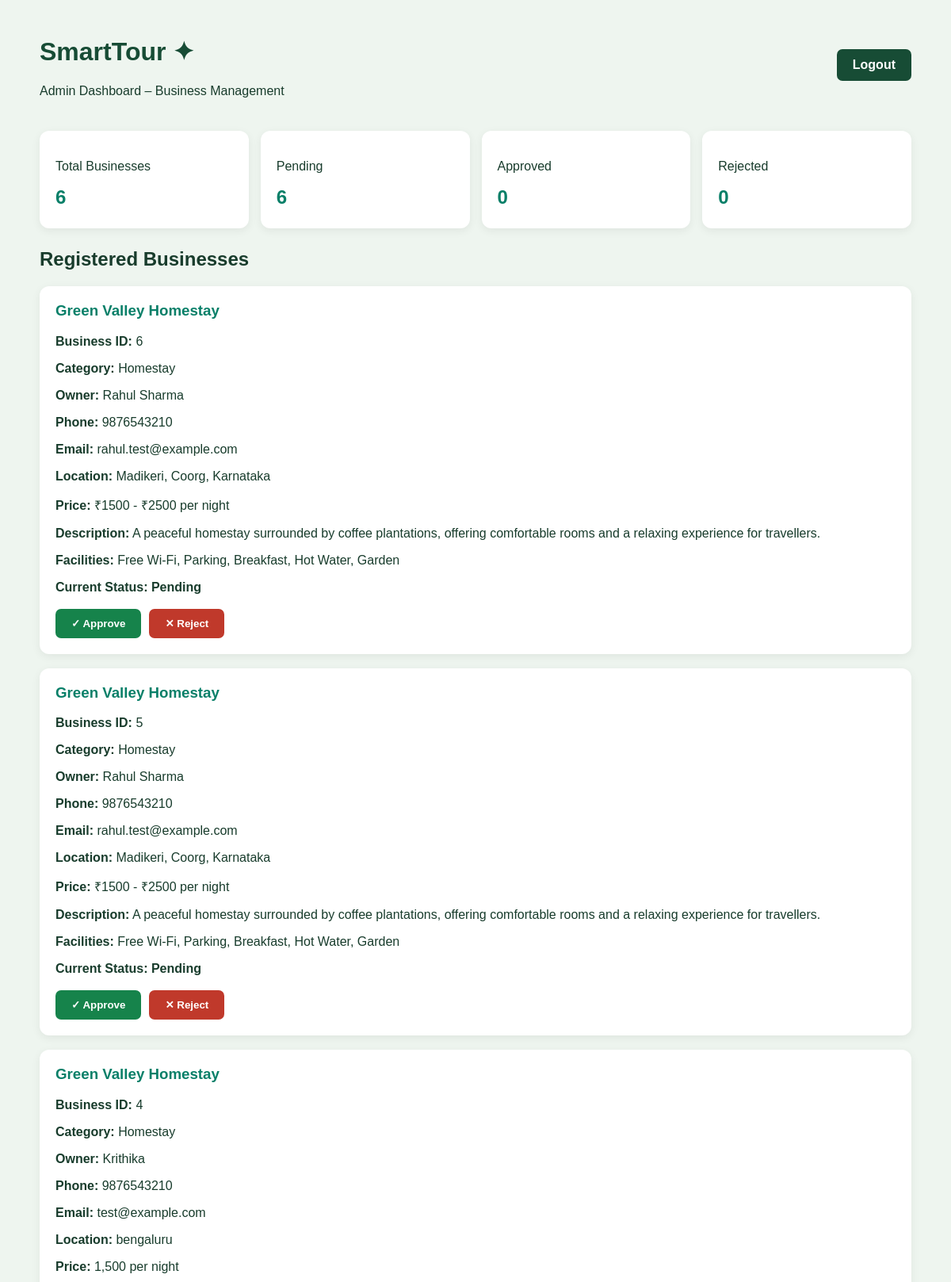
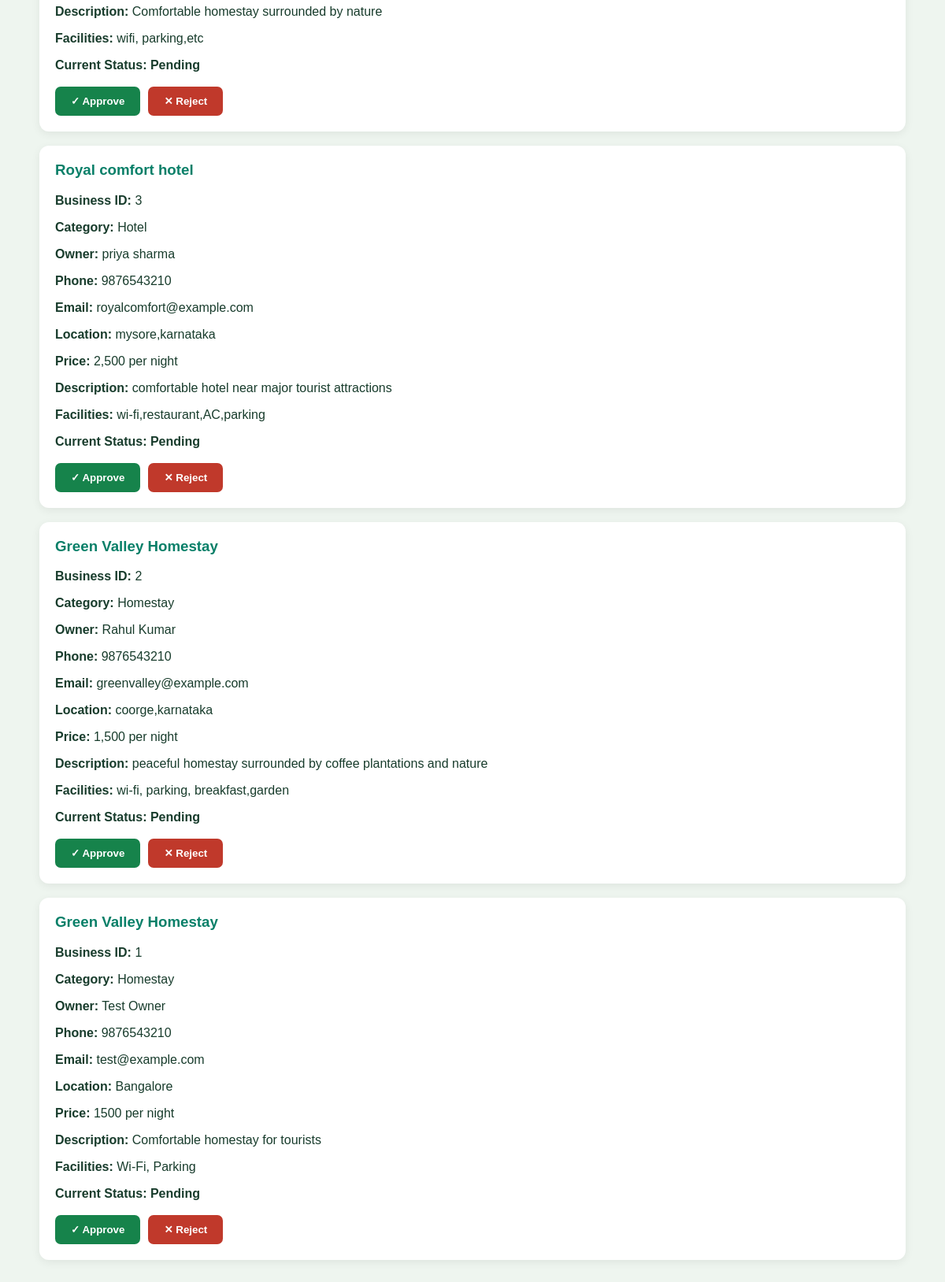
The app's page /business/admin/dashboard (signed in) with its own data (2 pictures, top to bottom).
### tables this page shows
CREATE TABLE registered_businesses (

            id INTEGER PRIMARY KEY AUTOINCREMENT,

            business_name TEXT NOT NULL,

            category TEXT NOT NULL,

            owner_name TEXT NOT NULL,

            phone TEXT NOT NULL,

            email TEXT NOT NULL,

            location TEXT NOT NULL,

            price TEXT,

            description TEXT,

            facilities TEXT,

            status TEXT DEFAULT 'pending',

            created_at TIMESTAMP DEFAULT CURRENT_TIMESTAMP

        );

### app.py (the view)
@app.route("/business/admin/dashboard")
def business_admin_dashboard():
    if not session.get("business_admin"):
        return redirect(url_for("business_admin_login"))
    connection = get_connection()
    try:
        businesses = connection.execute("""
            SELECT * FROM registered_businesses
            ORDER BY created_at DESC
        """).fetchall()
    finally:
        connection.close()
    return render_template(
        "business_admin.html",
        businesses=businesses
    )

### app.py (called while the page is built)
def get_connection():
    connection = sqlite3.connect(DB_PATH)
    connection.row_factory = sqlite3.Row
    return connection

### templates/business_admin.html (shortened to what this page needs)
<!DOCTYPE html>
<html lang="en">
<head>
</head>
<body>
<div class="container">
    <header>
        <div>
            <h1>SmartTour ✦</h1>
            <p>Admin Dashboard – Business Management</p>
        </div>
        <a href="/business/admin/logout" class="logout">
            Logout
        </a>
    </header>
    <div class="stats">
        <div class="stat">
            <p>Total Businesses</p>
            <h2>{{ businesses|length }}</h2>
        </div>
        <div class="stat">
            <p>Pending</p>
            <h2>{{ businesses|selectattr('status', 'equalto', 'pending')|list|length }}</h2>
        </div>
        <div class="stat">
            <p>Approved</p>
            <h2>{{ businesses|selectattr('status', 'equalto', 'approved')|list|length }}</h2>
        </div>
        <div class="stat">
            <p>Rejected</p>
            <h2>{{ businesses|selectattr('status', 'equalto', 'rejected')|list|length }}</h2>
        </div>
    </div>
    <h2>Registered Businesses</h2>
    {% if businesses %}
        {% for business in businesses %}
        <div class="business-card">
            <h3>{{ business.business_name }}</h3>
            <p><strong>Business ID:</strong> {{ business.id }}</p>
            <p><strong>Category:</strong> {{ business.category }}</p>
            <p><strong>Owner:</strong> {{ business.owner_name }}</p>
            <p><strong>Phone:</strong> {{ business.phone }}</p>
            <p><strong>Email:</strong> {{ business.email }}</p>
            <p><strong>Location:</strong> {{ business.location }}</p>
            <p><strong>Price:</strong> {{ business.price or 'Not provided' }}</p>
            <p><strong>Description:</strong> {{ business.description or 'Not provided' }}</p>
            <p><strong>Facilities:</strong> {{ business.facilities or 'Not provided' }}</p>
            <p class="status">
                Current Status: {{ business.status }}
            </p>
            <div class="actions">
                <button class="approve"
                    onclick="updateBusiness({{ business.id }}, 'approved', this)">
                    ✓ Approve
                </button>
                <button class="reject"
                    onclick="updateBusiness({{ business.id }}, 'rejected', this)">
                    ✕ Reject
                </button>
            </div>
        </div>
        {% endfor %}
    {% else %}
        <div class="empty">
            <h3>No business registrations yet.</h3>
            <p>Register a sample business to test the approval system.</p>
            <a href="/business/register">Register a business</a>
        </div>
    {% endif %}
</div>
</body>
</html>

### templates/business_admin.html (style rules this page uses)
* { box-sizing: border-box; }
body { margin: 0; padding: 25px; font-family: Arial, sans-serif; background: #eef5ef; color: #183c2c; }
.container { max-width: 1100px; margin: auto; }
header { display: flex; justify-content: space-between; align-items: center; flex-wrap: wrap; gap: 15px; }
h1 { color: #174c35; }
.stats { display: grid; grid-template-columns: repeat(auto-fit, minmax(150px, 1fr)); gap: 15px; margin: 25px 0; }
.stat, .business-card { background: white; padding: 20px; border-radius: 12px; box-shadow: 0 3px 12px #0001; }
.stat h2 { margin: 5px 0; color: #087f68; }
.business-card { margin: 18px 0; }
.business-card h3 { color: #087f68; margin-top: 0; }
.status { font-weight: bold; text-transform: capitalize; }
.actions { display: flex; gap: 10px; flex-wrap: wrap; margin-top: 18px; }
button, .logout { border: none; padding: 11px 20px; border-radius: 7px; color: white; cursor: pointer; font-weight: bold; text-decoration: none; }
.approve { background: #16834b; }
.reject { background: #c0392b; }
.logout { background: #174c35; }

### records on screen
registered_businesses: business_name "Green Valley Homestay", id "6", category "Homestay", owner_name "Rahul Sharma", phone "9876543210", email "rahul.test@example.com", location "Madikeri, Coorg, Karnataka", price "₹1500 - ₹2500 per night", description "A peaceful homestay surrounded by coffee plantations, offering comfortable rooms and a relaxing experience for travellers.", facilities "Free Wi-Fi, Parking, Breakfast, Hot Water, Garden", status "Pending"
registered_businesses: business_name "Green Valley Homestay", id "5", category "Homestay", owner_name "Rahul Sharma", phone "9876543210", email "rahul.test@example.com", location "Madikeri, Coorg, Karnataka", price "₹1500 - ₹2500 per night", description "A peaceful homestay surrounded by coffee plantations, offering comfortable rooms and a relaxing experience for travellers.", facilities "Free Wi-Fi, Parking, Breakfast, Hot Water, Garden", status "Pending"
registered_businesses: business_name "Green Valley Homestay", id "4", category "Homestay", owner_name "Krithika", phone "9876543210", email "test@example.com", location "bengaluru", price "1,500 per night", description "Comfortable homestay surrounded by nature", facilities "wifi, parking,etc", status "Pending"
registered_businesses: business_name "Royal comfort hotel", id "3", category "Hotel", owner_name "priya sharma", phone "9876543210", email "royalcomfort@example.com", location "mysore,karnataka", price "2,500 per night", description "comfortable hotel near major tourist attractions", facilities "wi-fi,restaurant,AC,parking", status "Pending"
registered_businesses: business_name "Green Valley Homestay", id "2", category "Homestay", owner_name "Rahul Kumar", phone "9876543210", email "greenvalley@example.com", location "coorge,karnataka", price "1,500 per night", description "peaceful homestay surrounded by coffee plantations and nature", facilities "wi-fi, parking, breakfast,garden", status "Pending"
registered_businesses: business_name "Green Valley Homestay", id "1", category "Homestay", owner_name "Test Owner", phone "9876543210", email "test@example.com", location "Bangalore", price "1500 per night", description "Comfortable homestay for tourists", facilities "Wi-Fi, Parking", status "Pending"

### other values on screen
{{ businesses|length }} "6"
{{ businesses|selectattr('status', 'equalto', 'pending')|list|length }} "6"
{{ businesses|selectattr('status', 'equalto', 'approved')|list|length }} "0"
{{ businesses|selectattr('status', 'equalto', 'rejected')|list|length }} "0"
